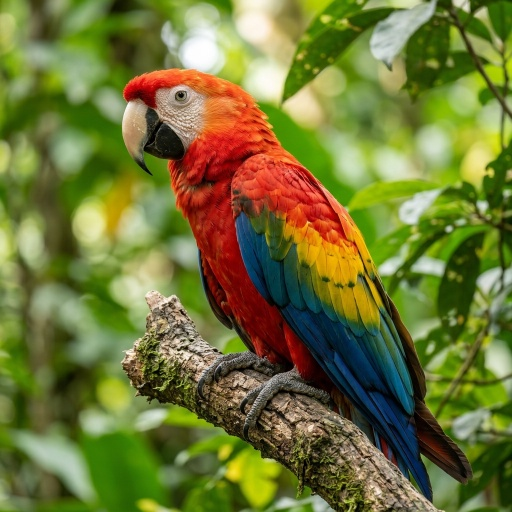
#> input picture public/sukam/image.jpeg, 512 x 512 px
$ python histogram_matching.py
#> lines starting #> are read from the running program, lines starting #| are printed output that depends on the picture
# Question 14: Apply Histogram Matching (Specification) with a Reference Image
import cv2
import matplotlib.pyplot as plt
from skimage.exposure import match_histograms
# Read source image
source = cv2.imread("image.jpeg", cv2.IMREAD_GRAYSCALE)
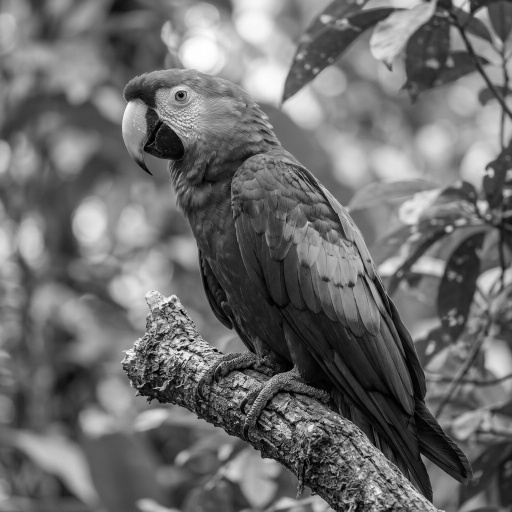
#> source: shape (512, 512); min 0, max 255, mean 109.1
# Read reference image
reference = cv2.imread("image1.jpg", cv2.IMREAD_GRAYSCALE)
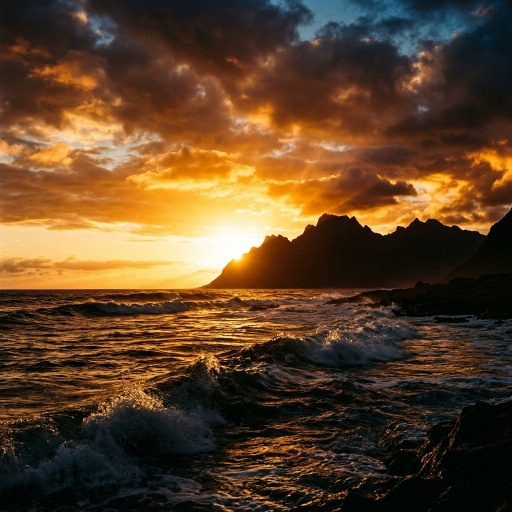
#> input picture public/sukam/image1.jpg, 512 x 512 px
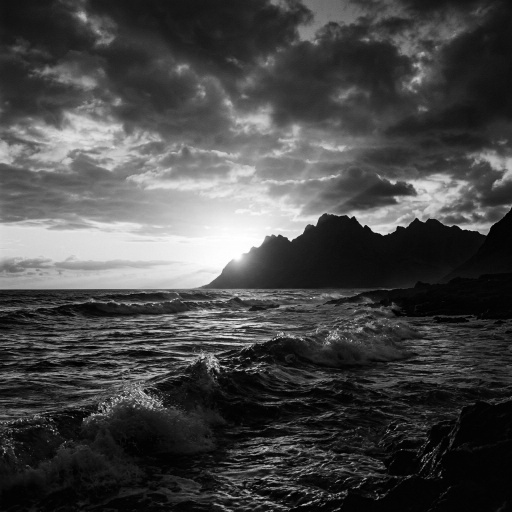
#> reference: shape (512, 512); min 0, max 255, mean 71.1
# Perform histogram matching
matched = match_histograms(source, reference)
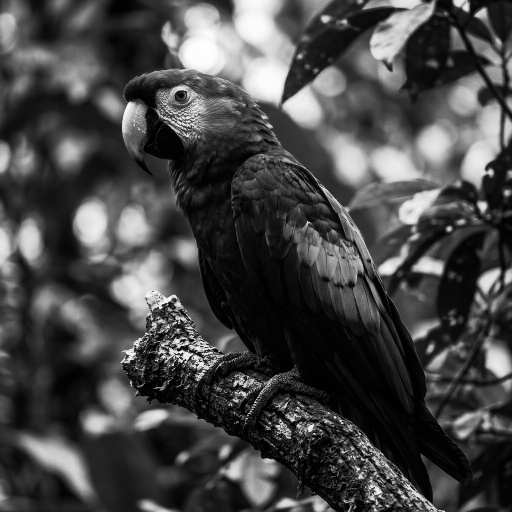
#> matched: shape (512, 512) float64; min 0, max 255, mean 71.1
# Convert to uint8
matched = matched.astype("uint8")
# Display images
plt.figure(figsize=(12, 8))
plt.subplot(2, 3, 1)
plt.imshow(source, cmap="gray")
plt.title("Source Image")
plt.axis("off")
plt.subplot(2, 3, 2)
plt.imshow(reference, cmap="gray")
plt.title("Reference Image")
plt.axis("off")
plt.subplot(2, 3, 3)
plt.imshow(matched, cmap="gray")
plt.title("Matched Image")
plt.axis("off")
# Source histogram
plt.subplot(2, 3, 4)
plt.hist(source.ravel(), 256, [0, 256])
plt.title("Source Histogram")
# Reference histogram
plt.subplot(2, 3, 5)
plt.hist(reference.ravel(), 256, [0, 256])
plt.title("Reference Histogram")
# Matched histogram
plt.subplot(2, 3, 6)
plt.hist(matched.ravel(), 256, [0, 256])
plt.title("Matched Histogram")
plt.tight_layout()
plt.show()
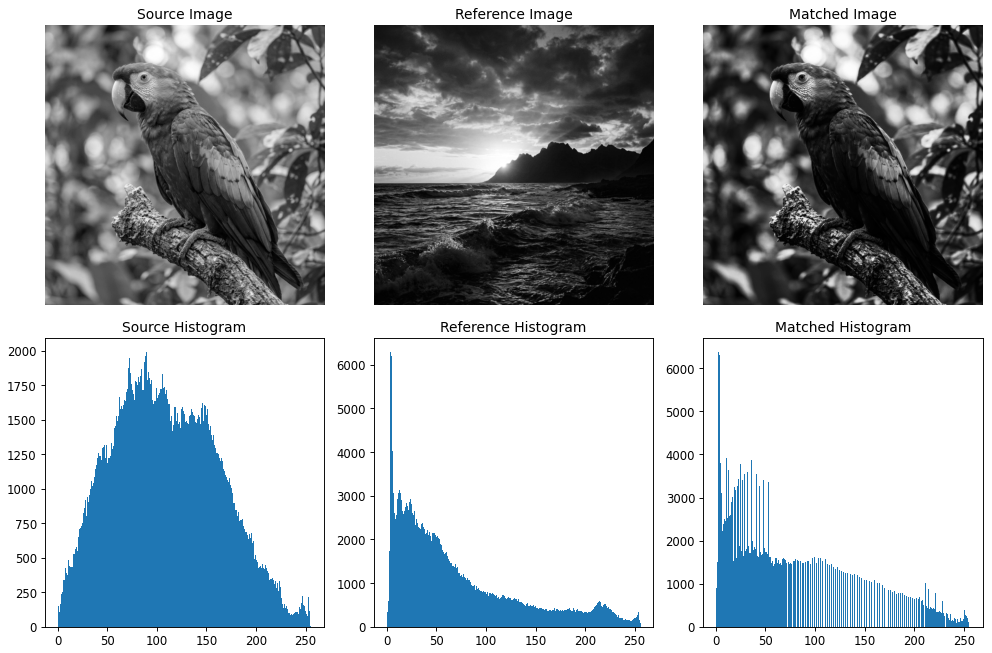
#> figure drawn by matplotlib, 6 panels; panel 4: tallest bar 1992 high, from x = 89 to 90; panel 5: tallest bar 6299 high, from x = 3 to 4; panel 6: tallest bar 6386 high, from x = 2 to 3
